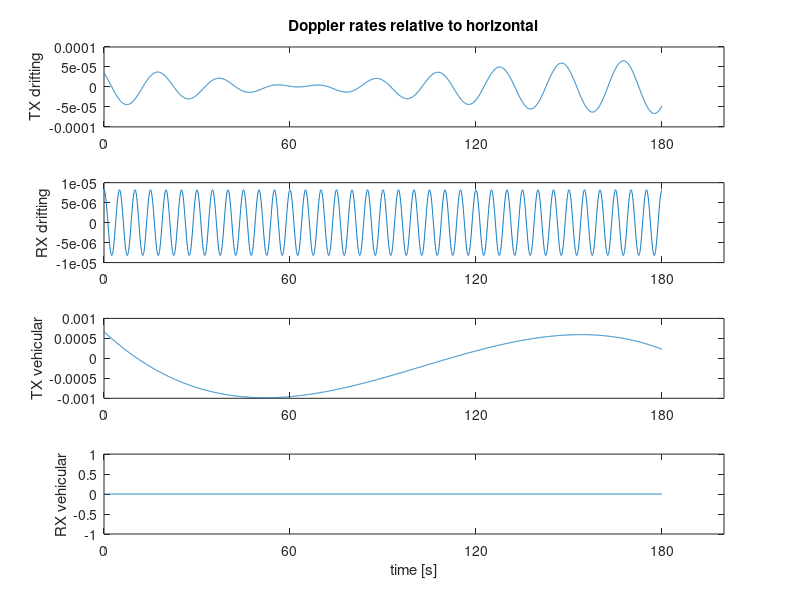
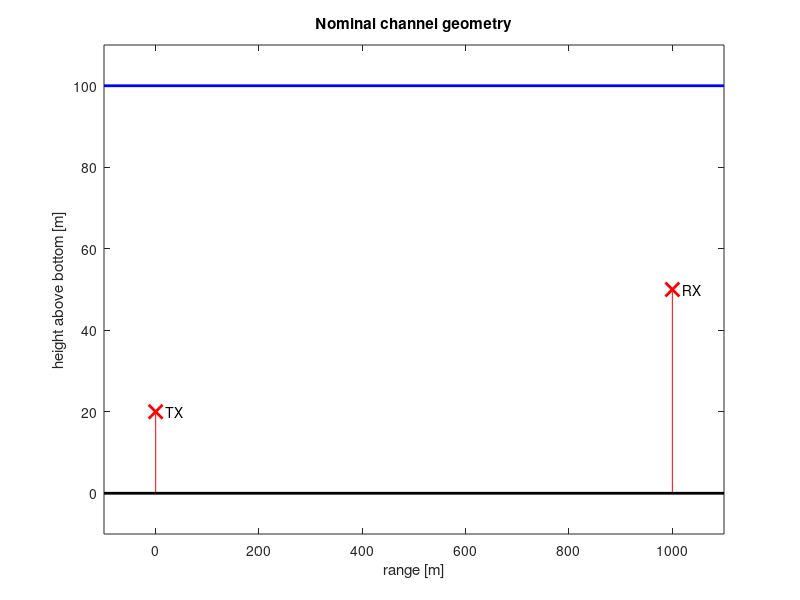

These charts were generated, in order, by the following MATLAB code:
% This code reads the channel parameters and writes them in data 
% files [file_name].prm and [file_name].dop which will be used 
% by the main simulator code channel_simulator.
%
% Change the following channel parameters by updating this code. 
% Alternatively, you can directly update the .prm and .dop data 
% files via a text editing software.
% 
% file_name: data file name
% h0: surface height (depth) [m]
% ht0: TX height [m]
% hr0: RX height [m]
% d0: channel distance [m]
% k: spreading factor
% c: speed of sound in water [m/s]
% c2: speed of sound in bottom [m/s] (>1500 for hard, < 1500 for soft)
% cut: do not consider arrivals whose strength is below that of direct arrival divided by cut
% fmin: minimum frequency [Hz]
% B: bandwidth [Hz]
% df: frequency resolution [Hz]
% dt: time resolution [seconds] 
% T_SS: coherence time of the Small-Scale (S-S) variations [seconds]
% sig2s: variance of S-S surface variations 
% sig2b: variance of S-S bottom variations 
% B_delp: 3-dB width of the p.s.d. of intra-path delays (assumed constant for all paths)
% Sp: number of intra-paths (assumed constant for all paths)
% mu_p: mean of intra-path amplitudes (assumed constant for all paths)
% nu_p: variance of intra-path amplitudes (assumed constant for all paths)
% T_tot: total duration of the simulated signal [seconds]
% h_bnd: range of surface height variation (Large-Scale (L-S) realizations are limited to h+h_band)
% ht_bnd: range of transmitter height variation
% hr_bnd: range of receiver height variation
% d_bnd: range of channel distance variation
% sig_h: standard deviation of L-S variations of surface height 
% sig_ht: standard deviation of L-S variations of transmitter height 
% sig_hr: standard deviation of L-S variations of receiver height 
% sig_d: standard deviation of L-S variations of distance height 
% a_AR: AR parameter for generating L-S variations (constant for variables h, ht, hr, d) 
% method: Large-Scale (L-S) & Small-Scale (S-S) Simulation Methods:
% vtd: TX drifting speed
% theta_td: TX drifting angle
% vrd: RX drifting speed
% theta_rd: RX drifting angle
% vtv: TX vehicular speed
% theta_tv: TX vehicular angle
% vrv: RX vehicular speed
% theta_rv: RX vehicular angle 
% Aw: surface variation amplitude
% fw: surface variation frequency
%
% Author: Parastoo Qarabaqi, Northeastern University, 2013

clc, clear all, close all, format long;

%% Data file name: 
file_name= 'example_channel';

%% Deterministic channel geometry:

h0=100; % surface height (depth) [m]
ht0=20; % TX height [m]
hr0=50; % RX height [m]
d0=1000; % channel distance [m]

k=1.7; % spreading factor
c=1500; % speed of sound in water [m/s]
c2=1200; % speed of sound in bottom [m/s] (>1500 for hard, < 1500 for soft)
cut=20; % do not consider arrivals whose strength is below that of direct arrival divided by cut

fmin=10e3; % minimum frequency [Hz]
B=10e3; % bandwidth [Hz]

df= 25; % frequency resolution [Hz], f_vec=fmin:df:fmax; 

dt= 50e-3; % time resolution [seconds] 
T_SS=60; % coherence time of the small-scale variations [seconds]

%% Small-Scale (S-S) parameters: 
sig2s= 1.125; % variance of S-S surface variations 
sig2b=sig2s/2; % variance of S-S bottom variations 
 
B_delp= 5e-4; % 3-dB width of the p.s.d. of intra-path delays (assumed constant for all paths)
Sp= 20; % number of intra-paths (assumed constant for all paths)
mu_p= .5/Sp; % mean of intra-path amplitudes (assumed constant for all paths)
nu_p= 1e-6; % variance of intra-path amplitudes (assumed constant for all paths)

%% Large-Scale (L-S) parameters:
T_tot= 3*T_SS; % total duration of the simulated signal [seconds]
t_tot_vec=(0:dt:T_tot); Lt_tot=length(t_tot_vec);

h_bnd=[-10 10]; % range of surface height variation (L-S realizations are limited to h+h_band)
ht_bnd=[-5 5]; % range of transmitter height variation
hr_bnd=[-5 5]; % range of receiver height variation
d_bnd=[-20 20]; % range of channel distance variation
sig_h=1; % standard deviation of L-S variations of surface height 
sig_ht=1; % standard deviation of L-S variations of transmitter height 
sig_hr=1; % standard deviation of L-S variations of receiver height 
sig_d=1; % standard deviation of L-S variations of distance height 
a_AR= .9; % AR parameter for generating L-S variations (constant for variables h, ht, hr, d) 

%% Large-Scale (L-S) & Small-Scale (S-S) Simulation Methods:
% 1)'sim_dir': SIMplified L-S model & DIRect S-S model
% 2)'sim_seq': SIMplified L-S model & Statistically EQuivalent S-S model
% 3)'bel_dir': BELlhop L-S model & DIRect S-S model
% 4)'bel_seq': BELlhop L-S model & Statistically EQuivalent S-S model
method='sim_dir'; 

%% Doppler: 
% All parameters can be entered as scalars or vectors of size(t_tot_vec).

% drifting: 
vtd= 0.1*cos((1/20)*(2*pi*t_tot_vec)-rand*2*pi); 
theta_td= linspace(rand*2*pi,rand*2*pi,length(t_tot_vec)); 

vrd= 0.02*cos((1/5)*(2*pi*t_tot_vec)); 
theta_rd= rand*2*pi; 

% vehicular: 
vtv= interp1([0:T_SS:T_tot], 1*randn(size([0:T_SS:T_tot])), t_tot_vec, 'spline');   
theta_tv= 0; 
vrv= 0;  
theta_rv= 0; 

% surface: 
Aw= .05; fw= .01; 

%% %%%%%%%%%%%%%%%%%%%%%%%%%%%%%%%%%%%%%%%%%%%%%%%%%%%%%%%%%%%%%%%%%%%%%%%%
% End of reading data. Start writing the data files: 
%%%%%%%%%%%%%%%%%%%%%%%%%%%%%%%%%%%%%%%%%%%%%%%%%%%%%%%%%%%%%%%%%%%%%%%%%%%

%% Write parameters on prm file: 
f1 = fopen([file_name, '.prm'], 'w');

fprintf(f1, '%f surface_height_(depth)_[m]\n', h0); 
fprintf(f1, '%f TX_height_[m]\n', ht0); 
fprintf(f1, '%f RX_height_[m]\n', hr0); 
fprintf(f1, '%f channel_distance_[m]\n', d0); 

fprintf(f1, '%f spreading_factor\n', k); 
fprintf(f1, '%f speed_of_sound_in_water_[m/s]\n', c); 
fprintf(f1, '%f speed_of_sound_in_bottom_[m/s]\n', c2); 
fprintf(f1, '%f minimum_relative_path_strength\n', cut); 

fprintf(f1, '%f minimum_frequency_[Hz]\n', fmin); 
fprintf(f1, '%f bandwidth_[Hz]\n', B); 
fprintf(f1, '%f frequency_resolution_[Hz]\n', df); 
fprintf(f1, '%f time_resolution_[seconds]\n', dt); 
fprintf(f1, '%f coherence_time_of_the_small-scale_variations_[seconds]\n', T_SS); 

fprintf(f1, '%f variance_of_S_S_surface_variations_[m^2]\n', sig2s); 
fprintf(f1, '%f variance_of_S_S_bottom_variations_[m^2]\n', sig2b); 
fprintf(f1, '%f 3-dB_width_of_the_p.s.d._of_intra-path_delays_[Hz]\n', B_delp); 
fprintf(f1, '%d number_of_intra-paths\n', Sp); 
fprintf(f1, '%f mean_of_intra-path_amplitudes\n', mu_p); 
fprintf(f1, '%f variance_of_intra-path_amplitudes\n', nu_p); 

fprintf(f1, '%f total_duration_of_the_simulated_signal_[seconds]\n', T_tot); 
fprintf(f1, '%f min_of_surface_height\n', h_bnd(1));
fprintf(f1, '%f max_of_surface_height\n', h_bnd(2));
fprintf(f1, '%f min_of_transmitter_height\n', ht_bnd(1));
fprintf(f1, '%f max_of_transmitter_height\n', ht_bnd(2));
fprintf(f1, '%f min_of_receiver_height\n', hr_bnd(1));
fprintf(f1, '%f max_of_receiver_height\n', hr_bnd(2));
fprintf(f1, '%f min_of_channel_distance\n', d_bnd(1));
fprintf(f1, '%f max_of_channel_distance\n', d_bnd(2));

fprintf(f1, '%f L_S_standard_deviation_of_surface_height_[m]\n', sig_h); 
fprintf(f1, '%f L_S_standard_deviation_of_transmitter_height_[m]\n', sig_ht); 
fprintf(f1, '%f L_S_standard_deviation_of_receiver_height_[m]\n', sig_hr); 
fprintf(f1, '%d L_S_standard_deviation_of_receiver_height_[m]\n', sig_d); 
fprintf(f1, '%f AR_parameter_for_generating_L_S_variations\n', a_AR); 

switch method
    case {'sim_dir', 1}, fprintf(f1, '1 method\n');
    case {'sim_seq', 2}, fprintf(f1, '2 method\n');
    case {'bel_dir', 3}, fprintf(f1, '3 method\n');
    case {'bel_seq', 4}, fprintf(f1, '4 method\n');        
end

fclose(f1);

%% form Doppler matrix: 
Dopp_mat= zeros(Lt_tot, 10);
if length(vtd)==1; Dopp_mat(:,1)= repmat(vtd, Lt_tot, 1); 
else Dopp_mat(:,1)= vtd.';
end
if length(theta_td)==1; Dopp_mat(:,2)= repmat(theta_td, Lt_tot, 1); 
else Dopp_mat(:,2)= theta_td.';
end
if length(vrd)==1; Dopp_mat(:,3)= repmat(vrd, Lt_tot, 1); 
else Dopp_mat(:,3)= vrd.';
end
if length(theta_rd)==1; Dopp_mat(:,4)= repmat(theta_rd, Lt_tot, 1); 
else Dopp_mat(:,4)= theta_rd.';
end
if length(vtv)==1; Dopp_mat(:,5)= repmat(vtv, Lt_tot, 1); 
else Dopp_mat(:,5)= vtv.';
end
if length(theta_tv)==1; Dopp_mat(:,6)= repmat(theta_tv, Lt_tot, 1); 
else Dopp_mat(:,6)= theta_tv.';
end
if length(vrv)==1; Dopp_mat(:,7)= repmat(vrv, Lt_tot, 1); 
else Dopp_mat(:,7)= vrv.';
end
if length(theta_rv)==1; Dopp_mat(:,8)= repmat(theta_rv, Lt_tot, 1); 
else Dopp_mat(:,8)= theta_rv.';
end
if length(Aw)==1; Dopp_mat(:,9)= repmat(Aw, Lt_tot, 1); 
else Dopp_mat(:,9)= Aw.';
end
if length(fw)==1; Dopp_mat(:,10)= repmat(fw, Lt_tot, 1); 
else Dopp_mat(:,10)= fw.';
end

%% Write Doppler rates on dop file: 
f2 = fopen([file_name, '.dop'], 'w');

fprintf(f2, '%f\n', reshape(Dopp_mat, 10*Lt_tot, 1)); 

fclose(f2);

%% %%%%%%%%%%%%%%%%%%%%%%%%%%%%%%%%%%%%%%%%%%%%%%%%%%%%%%%%%%%%%%%%%%%%%%%%
% Plotting the channel parameters:  
%%%%%%%%%%%%%%%%%%%%%%%%%%%%%%%%%%%%%%%%%%%%%%%%%%%%%%%%%%%%%%%%%%%%%%%%%%%

%% Plot the Doppler rates: 

% drifting:
figure; subplot(411); plot(t_tot_vec, (1/c)*Dopp_mat(:,1).*cos(Dopp_mat(:,2))); 
ylabel('TX drifting'), set(gca,'XTick', (0:T_SS:T_tot)), 
title('Doppler rates relative to horizontal')
subplot(412); plot(t_tot_vec, (1/c)*Dopp_mat(:,3).*cos(Dopp_mat(:,4))); 
ylabel('RX drifting'), set(gca,'XTick', (0:T_SS:T_tot)),

% vehicular:
subplot(413); plot(t_tot_vec, (1/c)*Dopp_mat(:,5).*cos(Dopp_mat(:,6))); 
ylabel('TX vehicular'), set(gca,'XTick', (0:T_SS:T_tot)), 
subplot(414); plot(t_tot_vec, (1/c)*Dopp_mat(:,7).*cos(Dopp_mat(:,8))); 
ylabel('RX vehicular'), set(gca,'XTick', (0:T_SS:T_tot)),
xlabel('time [s]')

%% Plot the nominal channel geometry: 

figure; 
plot([0,0], [0,ht0], 'r'), hold on,
plot(0,ht0, 'rx', 'linewidth', 2, 'markersize', 10), 
plot([d0,d0], [0,hr0], 'r'), 
plot(d0,hr0, 'rx', 'linewidth', 2, 'markersize', 10),
plot([-.1*d0, 1.1*d0], [0, 0], 'k', 'linewidth', 2),
plot([-.1*d0, 1.1*d0], [h0,h0], 'b', 'linewidth', 2),

axis([-.1*d0, 1.1*d0, -.1*h0, 1.1*h0]),
xlabel('range [m]'), ylabel('height above bottom [m]'),
text(.02*d0, ht0, 'TX'), text(1.02*d0, hr0, 'RX'), 
title('Nominal channel geometry')


